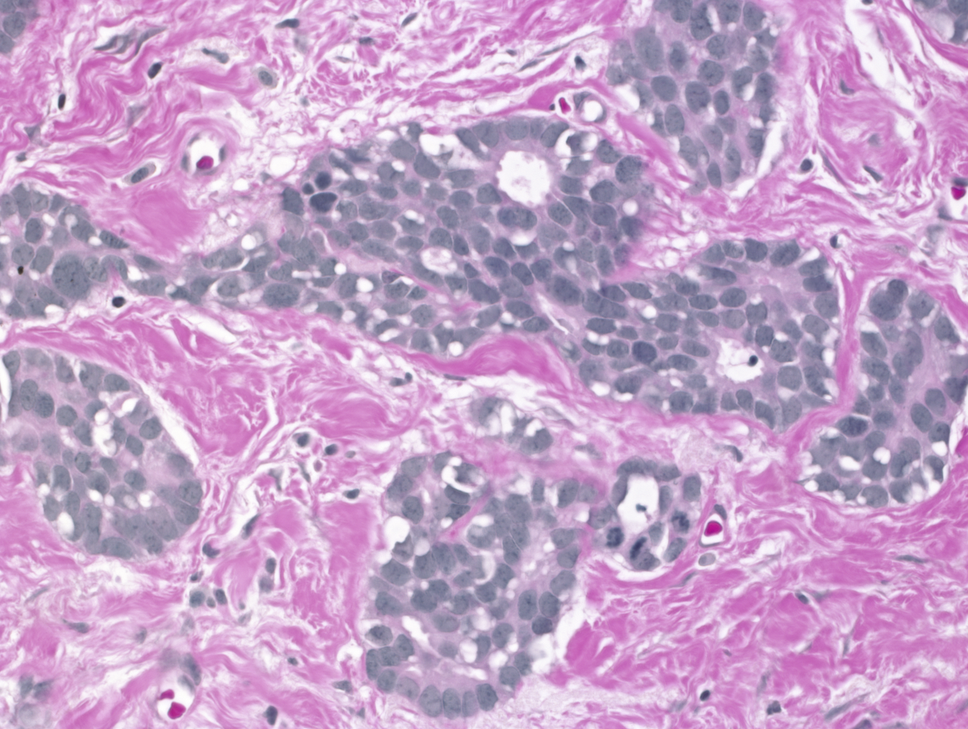
#> input picture input/pic/example1.png, 968 x 729 px, shrunk from 1360 x 1024 before the run, given in place of th.jpg, which was not available
$ jupyter execute --allow-errors '早期区域识别.ipynb'   (shell and % lines are left out)   (older library calls are emulated)
#> lines starting #> are read from the running program, lines starting #| are printed output that depends on the picture; after the words box and inside, x2 and y2 are one past the last pixel; in counts of white or black regions, pixels touching at a corner belong together; pictures that were not available may be replaced by others from this repository, and a replacement may not be noted
[cell 1]
# HARD TO UNDERSTAND

import cv2.cv as cv

#> (the rest of this cell did not finish here and is left out)

[cell 2]
# NOT GOOD!

import cv2

img = cv2.imread('../input/Pic/th.jpg')
#> img is the input picture: shape (729, 968, 3); mean B, G, R 201.5, 163.4, 197.5
gray = cv2.cvtColor(img,cv2.COLOR_BGR2GRAY)
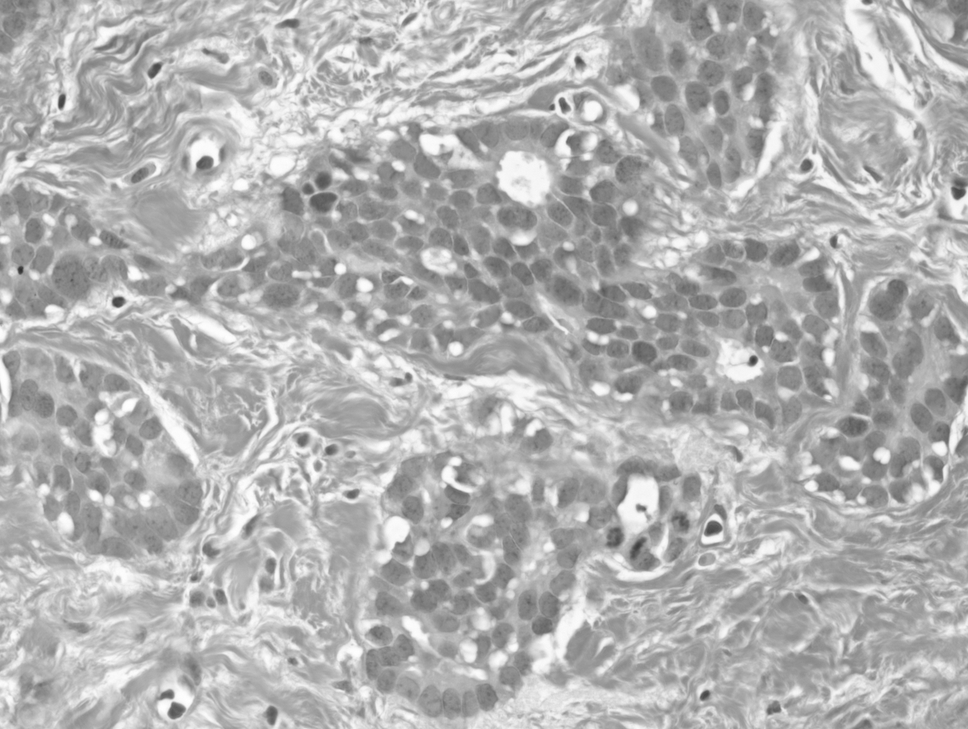
#> gray: shape (729, 968); min 49, max 255, mean 177.9
ret, binary = cv2.threshold(gray,127,255,cv2.THRESH_BINARY)
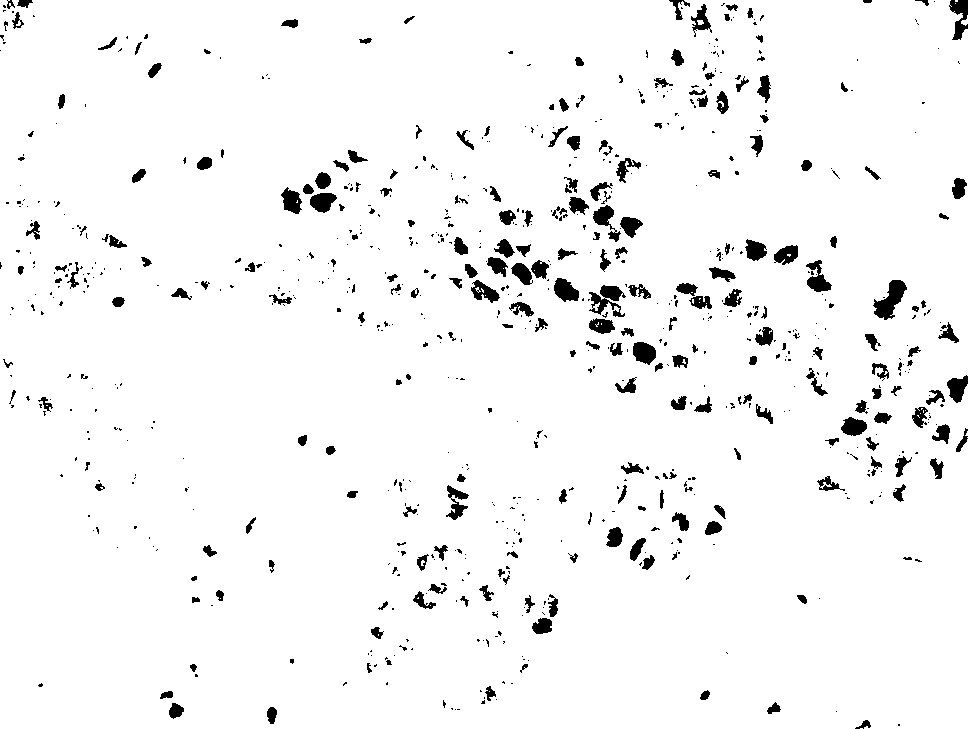
#> binary: shape (729, 968); 96% white; 796 black regions (551 under 20 px)

binary , contours, hierarchy = cv2.findContours(binary,cv2.RETR_TREE,cv2.CHAIN_APPROX_SIMPLE)    # 输出为三个参数
#> contours = 974 contours, 687 with area under 20; largest, box (x1, y1, x2, y2) and area: (0, 0, 968, 729) 702490, (872, 279, 908, 321) 733, (805, 259, 833, 293) 462, (553, 277, 580, 303) 444, (632, 341, 657, 366) 429
cv2.drawContours(img,contours,-1,(0,0,255),3)
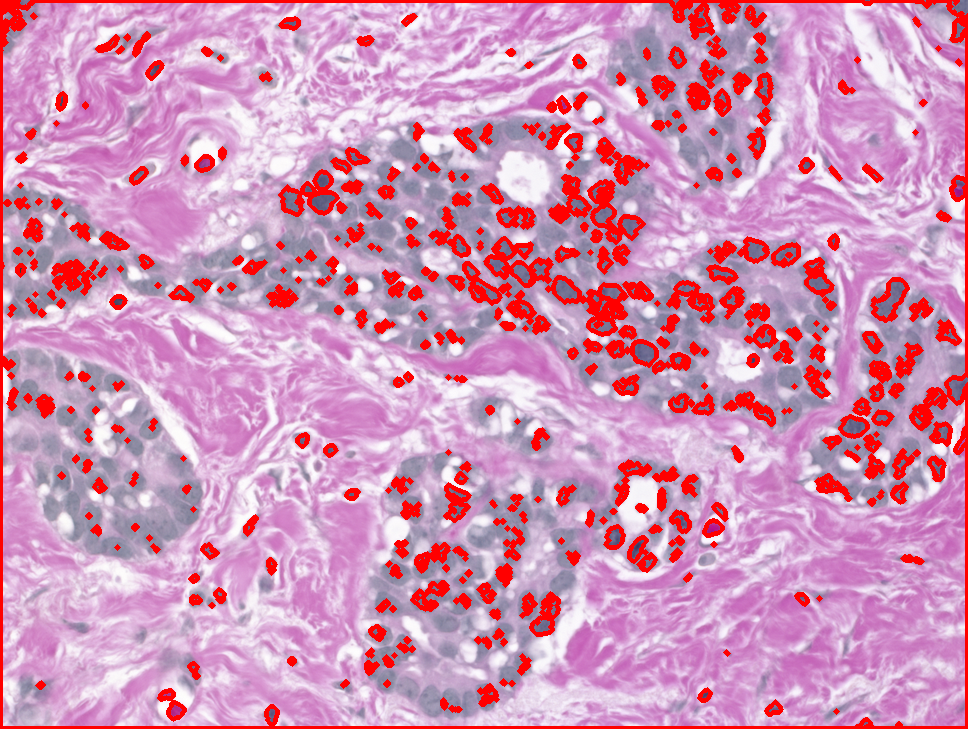
#> img: shape (729, 968, 3); 11.12% of pixels changed, all inside (x1, y1, x2, y2) = (0, 0, 968, 729)

cv2.imshow("img", img)
cv2.waitKey(0)

#> (a cell that did not finish here is left out)

[cell 4]
# OUT OF DATE

import cv2

img = cv2.imread('../input/Pic/th.jpg')
# 灰度图像
gray = cv2.cvtColor(img, cv2.COLOR_BGR2GRAY)
# 二值化
ret, binary = cv2.threshold(gray, 175, 255, cv2.THRESH_BINARY)
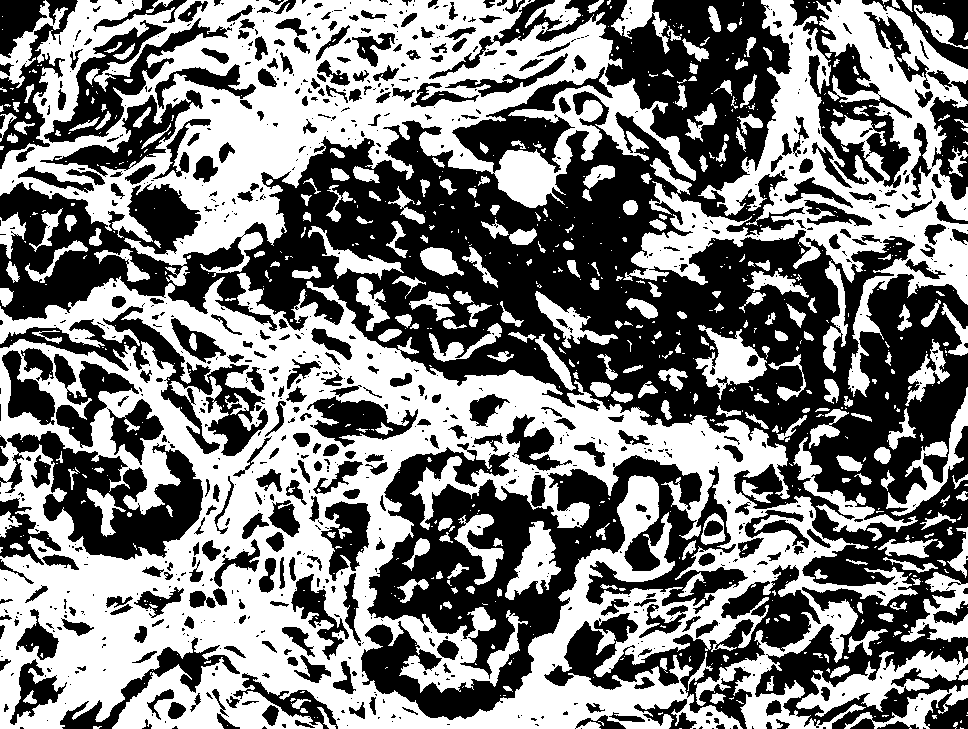
#> binary: shape (729, 968); 49.4% white; 779 white regions (508 under 20 px)
img1, contours, hierarchy = cv2.findContours(binary, cv2.RETR_TREE, cv2.CHAIN_APPROX_SIMPLE)
#> contours = 1950 contours, 1343 with area under 20; largest, box (x1, y1, x2, y2) and area: (0, 273, 918, 729) 267993, (0, 0, 696, 286) 103814, (360, 446, 749, 721) 48792, (623, 0, 968, 397) 43548, (6, 430, 204, 561) 12729

# 以圆形框出
for i in range(len(contours)):
    (x, y), radius = cv2.minEnclosingCircle(contours[i])
#> this loop made 1950 passes
#> (x, y, radius) on passes 1 to 3: (680, 728, 1), (961.5, 727.5, 1.58), (97, 727, 4.12)
center = (int(x), int(y))
#> center = (60, 12)
radius = int(radius)
img = cv2.circle(img, center, radius, (0, 255, 0), 2)
#> img: shape (729, 968, 3); under 0.01% of pixels changed, all inside (x1, y1, x2, y2) = (58, 10, 63, 15)

#以云朵边界轮廓框出
cv2.drawContours(img, contours, -1, (0, 0, 255), 2)
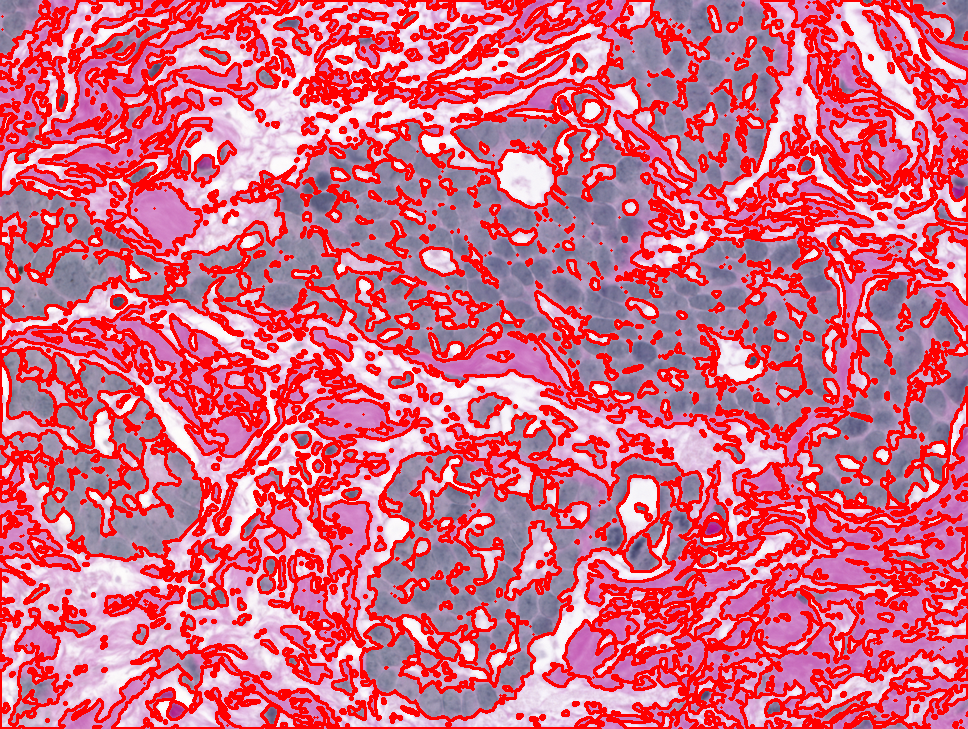
#> img: shape (729, 968, 3); mean B, G, R 127.7, 104.5, 214.8

cv2.imshow("img", img)
cv2.waitKey(0)

[cell 5]
import cv2

img = cv2.imread('../input/Pic/th.jpg')
gray = cv2.cvtColor(img,cv2.COLOR_BGR2GRAY)
ret, binary = cv2.threshold(gray,127,255,cv2.THRESH_BINARY)

contours, hierarchy = cv2.findContours(binary,cv2.RETR_TREE,cv2.CHAIN_APPROX_SIMPLE)
#> contours = 974 contours, 687 with area under 20; largest, box (x1, y1, x2, y2) and area: (0, 0, 968, 729) 702490, (872, 279, 908, 321) 733, (805, 259, 833, 293) 462, (553, 277, 580, 303) 444, (632, 341, 657, 366) 429
cv2.drawContours(img,contours,-1,(0,0,255),1)
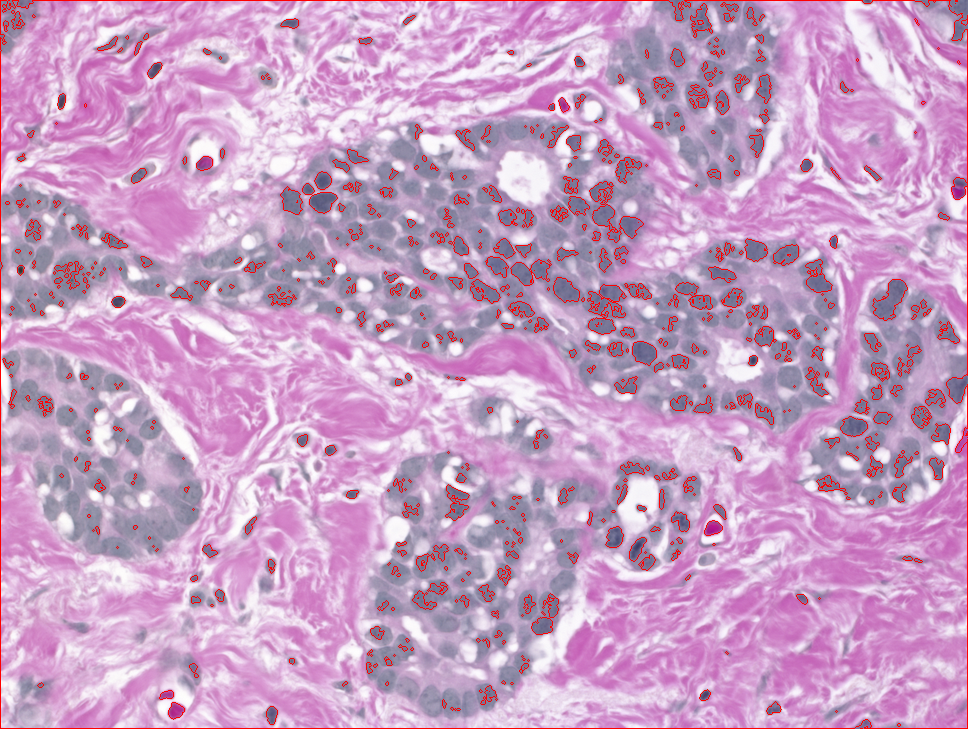
#> img: shape (729, 968, 3); 2.67% of pixels changed, all inside (x1, y1, x2, y2) = (0, 0, 968, 729)

cv2.imshow("img", img)
cv2.waitKey(0)
